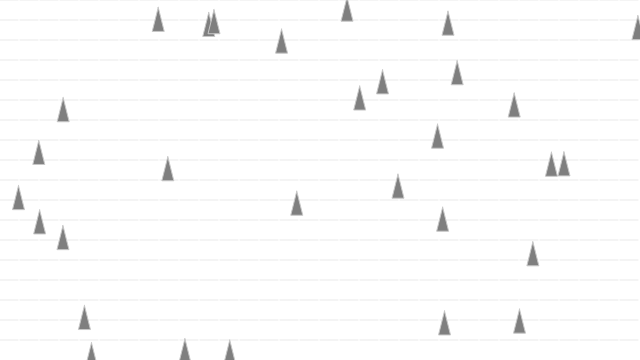
Frame 1 (no input)
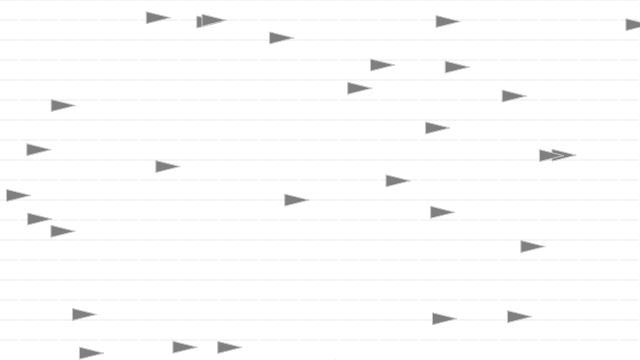
Frame 60 (no input)
Frame 120 (the mouse pressed at the canvas centre since frame 60): identical to frame 60, image omitted

The p5.js sketch that drew these frames (run headless with seeded random() and noise() and a simulated clock; from frame 60 on, the mouse is pressed at the canvas centre):

// p5.js sketch
// ── sketch.js
var pursuer;
var evader;

var debug = true;
var flowfield;
var vehicles = [];


function setup() {

    createCanvas(640, 360);
    setFrameRate(30);
    flowfield = new Flowfield(20);

    for (var i = 0; i < 30; i++) {
        vehicles.push(new Vehicle(random(width), random(height), random(2, 5), random(0.1, 0.5)));
    }
}

function draw() {
    background(255);
    if (debug) { flowfield.display(); }
    for (var i = 0; i < vehicles.length; i++) {
        vehicles[i].followFlow(flowfield);
        vehicles[i].run();
    }
}

function keyPressed() {
    if (key == ' ') {
        debug != debug;
    }
}

function mousePressed() {
    flowfield.init();
}

// ── Flowfield.js
var Flowfield = function(r) {

    this.resolution = r;
    this.cols = width / this.resolution;
    this.rows = height / this.resolution;

    this.create2DArray = function(n) {
        var array = [];
        for (var i = 0; i < n; i++) {
            array[i] = [];
        }
        return array;
    }

    this.field = this.create2DArray(this.cols);
    console.log('field',this.field);

    this.init = function() {
        var xoff = 0;
        for (var i = 0 ;i < this.cols; i++) {
            var yoff = 0;
            for (var j = 0; j < this.rows; j++) {
                var theta = map(noise(xoff, yoff), 0, 1, 0, TWO_PI);
                //polar to cartesian
                this.field[i][j] = createVector(cos(theta), sin(theta));
                yoff += 0.1;
            }
            xoff += 0.1;
        }
    }

    this.init();

    this.lookup = function(lookup) {
        var col = Math.floor(constrain(lookup.x / this.resolution, 0, this.cols - 1));
        var row = Math.floor(constrain(lookup.y / this.resolution, 0, this.rows - 1));

    }

    //draws arrows for vectors
    var drawVector = function(v, x, y, scayl) {
        push();
        var arrowSize = 4;
        translate(x, y);
        stroke(200, 100);
        rotate(v.heading);
        var length = v.mag() * scayl;
        line(0, 0, length, 0);
        pop();


    }
    this.update = function() {

    }


    this.display = function() {
        for (var i = 0; i < this.cols; i++) {
            for (var j = 0; j < this.rows; j++) {
                drawVector(this.field[i][j], i*this.resolution,j*this.resolution, this.resolution-2);
            }
        }
    }
}

// ── Vehicle.js
var Vehicle = function(x, y, maxSpeed, maxForce) {
    this.acceleration = createVector(0, 0);
    this.velocity = createVector(0, -2);
    this.position = createVector(x, y);
    this.r = 6;
    this.maxSpeed = maxSpeed || 3;
    this.maxForce = maxForce || 0.2;
    this.mass = 155;

    this.wanderRadius = 19;
    this.wanderDistance = 4;
    this.wanderCenter = 0;
    this.wanderAngle = 0;
    this.wanderForce = createVector();

    this.run = function() {
        this.update();
        this.borders();
        this.display();
    }

    this.borders = function() {
        if (this.position.x < -this.r) this.position.x = width + this.r;
        if (this.position.y < -this.r) this.position.y = height + this.r;
        if (this.position.x > width + this.r) this.position.x = -this.r;
        if (this.position.y > height + this.r) this.position.y = -this.r;
    }

    this.followFlow = function(flowfield){
        var desired = createVector(flowfield.lookup(this.position));
        desired.mult(this.maxSpeed);

        var steer = p5.Vector.sub(desired, this.velocity);
        steer.limit(this.maxForce);
        this.applyForce(steer);
        
    }


    this.seek = function(target) {
        var desired = p5.Vector.sub(target, this.position);
        desired.setMag(this.maxSpeed);
        var steer = p5.Vector.sub(desired, this.velocity);
        steer.limit(this.maxForce);
        this.applyForce(steer);
    }

    this.setAngle = function(vector, value) {
        vector.x = cos(value) * vector.mag();
        vector.y = sin(value) * vector.mag();
    }

    this.wander = function() {

        this.wanderCenter = this.velocity.copy();
        this.wanderCenter.setMag(1);
        this.wanderCenter.mult(this.wanderDistance);

        var angleChange = 3

        var displacement = createVector(0, -1);
        displacement.mult(this.wanderRadius);

        this.setAngle(displacement, this.wanderAngle);
        this.wanderAngle += random(-.8, .8);

        this.wanderForce = this.wanderCenter.add(displacement);
        this.wanderForce.limit(this.maxForce);

        this.applyForce(this.wanderForce);

    }

    this.flee = function(target) {
        var desired = p5.Vector.sub(this.position, target);
        desired.setMag(1);
        var steer = p5.Vector.sub(desired, this.velocity);
        steer.limit(this.maxForce);
        this.applyForce(steer);
    }

    this.getFuturePosition = function(target) {

        var lookahead = p5.Vector.dist(target.position, this.position) / this.maxSpeed;
        var futurePosition = target.position.copy();
        var futureVelocity = target.velocity.copy();

        futureVelocity.mult(lookahead);
        futurePosition.add(futureVelocity);

        return futurePosition;
    }

    this.pursue = function(target) {
        this.seek(this.getFuturePosition(target));
    }

    this.evade = function(target) {
        this.flee(this.getFuturePosition(target));
    }

    this.arrive = function(target) {
        var desired = p5.Vector.sub(target, this.position);
        var distance = desired.mag();
        if (distance < 100) {
            var scaledSpeed = map(distance, 0, 100, 0, this.maxSpeed);
            desired.setMag(scaledSpeed);
        } else { desired.setMag(this.maxSpeed) }

        var steer = p5.Vector.sub(desired, this.velocity);
        steer.limit(this.maxForce);
        this.applyForce(steer);
    }

    this.boundaries = function() {

        var desired = null;
        var d = 25;

        if (this.position.x < d) {
            desired = createVector(this.maxspeed, this.velocity.y);
        } else if (this.position.x > width - d) {
            desired = createVector(-this.maxspeed, this.velocity.y);
        }

        if (this.position.y < d) {
            desired = createVector(this.velocity.x, this.maxspeed);
        } else if (this.position.y > height - d) {
            desired = createVector(this.velocity.x, -this.maxspeed);
        }

        if (desired !== null) {
            desired.normalize();
            desired.mult(this.maxspeed);
            var steer = p5.Vector.sub(desired, this.velocity);
            steer.limit(this.maxforce);
            this.applyForce(steer);
        }
    };

    this.update = function() {
        this.velocity.add(this.acceleration);
        this.velocity.limit(this.maxSpeed);
        this.position.add(this.velocity);
        this.acceleration.mult(0);
    }

    this.applyForce = function(force) {
        this.acceleration.add(force);
    }

    this.display = function() {
        var theta = this.velocity.heading() + PI / 2;
        fill(127);
        stroke(200);
        strokeWeight(1);
        push();
        translate(this.position.x, this.position.y);
        rotate(theta);
        beginShape();
        vertex(0, -this.r * 2);
        vertex(-this.r, this.r * 2);
        vertex(this.r, this.r * 2);
        endShape(CLOSE);
        pop();
    }
}
